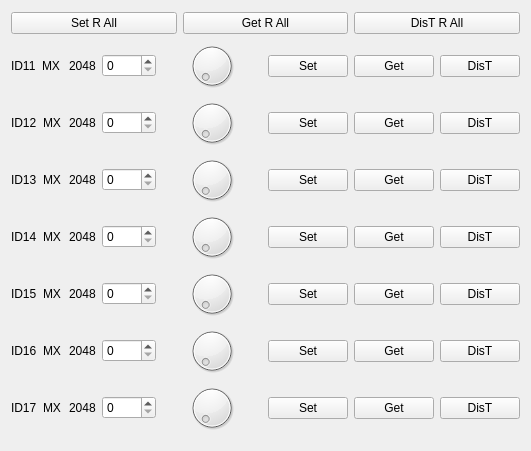
  <widget class="QWidget" name="layoutWidget">
   <property name="geometry">
    <rect>
     <x>550</x>
     <y>300</y>
     <width>531</width>
     <height>451</height>
    </rect>
   </property>
   <layout class="QVBoxLayout" name="verticalLayout_6">
    <item>
     <layout class="QHBoxLayout" name="horizontalLayout_25">
      <item>
       <widget class="QPushButton" name="setRAll_pushButton">
        <property name="text">
         <string>Set R All</string>
        </property>
       </widget>
      </item>
      <item>
       <widget class="QPushButton" name="getRAll_pushButton">
        <property name="text">
         <string>Get R All</string>
        </property>
       </widget>
      </item>
      <item>
       <widget class="QPushButton" name="disTRAll_pushButton">
        <property name="text">
         <string>DisT R All</string>
        </property>
       </widget>
      </item>
     </layout>
    </item>
    <item>
     <layout class="QHBoxLayout" name="horizontalLayout_12">
      <item>
       <widget class="QLabel" name="ID11_label">
        <property name="text">
         <string>ID11</string>
        </property>
       </widget>
      </item>
      <item>
       <widget class="QLabel" name="motorType11_label">
        <property name="text">
         <string>MX</string>
        </property>
       </widget>
      </item>
      <item>
       <widget class="QLabel" name="motor11center_label">
        <property name="text">
         <string>2048</string>
        </property>
       </widget>
      </item>
      <item>
       <widget class="QSpinBox" name="motor11Value_spinBox">
        <property name="maximum">
         <number>4095</number>
        </property>
       </widget>
      </item>
      <item>
       <widget class="QDial" name="motor11value_dial">
        <property name="maximum">
         <number>4095</number>
        </property>
       </widget>
      </item>
      <item>
       <widget class="QPushButton" name="motor11Set_pushButton">
        <property name="text">
         <string>Set</string>
        </property>
       </widget>
      </item>
      <item>
       <widget class="QPushButton" name="motor11Get_pushButton">
        <property name="text">
         <string>Get</string>
        </property>
       </widget>
      </item>
      <item>
       <widget class="QPushButton" name="motor11DisT_pushButton">
        <property name="text">
         <string>DisT</string>
        </property>
       </widget>
      </item>
     </layout>
    </item>
    <item>
     <layout class="QHBoxLayout" name="horizontalLayout_13">
      <item>
       <widget class="QLabel" name="ID12_label">
        <property name="text">
         <string>ID12</string>
        </property>
       </widget>
      </item>
      <item>
       <widget class="QLabel" name="motorType12_label">
        <property name="text">
         <string>MX</string>
        </property>
       </widget>
      </item>
      <item>
       <widget class="QLabel" name="motor12center_label">
        <property name="text">
         <string>2048</string>
        </property>
       </widget>
      </item>
      <item>
       <widget class="QSpinBox" name="motor12Value_spinBox">
        <property name="maximum">
         <number>4095</number>
        </property>
       </widget>
      </item>
      <item>
       <widget class="QDial" name="motor12value_dial">
        <property name="maximum">
         <number>4095</number>
        </property>
       </widget>
      </item>
      <item>
       <widget class="QPushButton" name="motor12Set_pushButton">
        <property name="text">
         <string>Set</string>
        </property>
       </widget>
      </item>
      <item>
       <widget class="QPushButton" name="motor12Get_pushButton">
        <property name="text">
         <string>Get</string>
        </property>
       </widget>
      </item>
      <item>
       <widget class="QPushButton" name="motor12DisT_pushButton">
        <property name="text">
         <string>DisT</string>
        </property>
       </widget>
      </item>
     </layout>
    </item>
    <item>
     <layout class="QHBoxLayout" name="horizontalLayout_14">
      <item>
       <widget class="QLabel" name="ID13_label">
        <property name="text">
         <string>ID13</string>
        </property>
       </widget>
      </item>
      <item>
       <widget class="QLabel" name="motorType13_label">
        <property name="text">
         <string>MX</string>
        </property>
       </widget>
      </item>
      <item>
       <widget class="QLabel" name="motor13center_label">
        <property name="text">
         <string>2048</string>
        </property>
       </widget>
      </item>
      <item>
       <widget class="QSpinBox" name="motor13Value_spinBox">
        <property name="maximum">
         <number>4095</number>
        </property>
       </widget>
      </item>
      <item>
       <widget class="QDial" name="motor13value_dial">
        <property name="maximum">
         <number>4095</number>
        </property>
       </widget>
      </item>
      <item>
       <widget class="QPushButton" name="motor13Set_pushButton">
        <property name="text">
         <string>Set</string>
        </property>
       </widget>
      </item>
      <item>
       <widget class="QPushButton" name="motor13Get_pushButton">
        <property name="text">
         <string>Get</string>
        </property>
       </widget>
      </item>
      <item>
       <widget class="QPushButton" name="motor13DisT_pushButton">
        <property name="text">
         <string>DisT</string>
        </property>
       </widget>
      </item>
     </layout>
    </item>
    <item>
     <layout class="QHBoxLayout" name="horizontalLayout_15">
      <item>
       <widget class="QLabel" name="ID14_label">
        <property name="text">
         <string>ID14</string>
        </property>
       </widget>
      </item>
      <item>
       <widget class="QLabel" name="motorType14_label">
        <property name="text">
         <string>MX</string>
        </property>
       </widget>
      </item>
      <item>
       <widget class="QLabel" name="motor14center_label">
        <property name="text">
         <string>2048</string>
        </property>
       </widget>
      </item>
      <item>
       <widget class="QSpinBox" name="motor14Value_spinBox">
        <property name="maximum">
         <number>4095</number>
        </property>
       </widget>
      </item>
      <item>
       <widget class="QDial" name="motor14value_dial">
        <property name="maximum">
         <number>4095</number>
        </property>
       </widget>
      </item>
      <item>
       <widget class="QPushButton" name="motor14Set_pushButton">
        <property name="text">
         <string>Set</string>
        </property>
       </widget>
      </item>
      <item>
       <widget class="QPushButton" name="motor14Get_pushButton">
        <property name="text">
         <string>Get</string>
        </property>
       </widget>
      </item>
      <item>
       <widget class="QPushButton" name="motor14DisT_pushButton">
        <property name="text">
         <string>DisT</string>
        </property>
       </widget>
      </item>
     </layout>
    </item>
    <item>
     <layout class="QHBoxLayout" name="horizontalLayout_16">
      <item>
       <widget class="QLabel" name="ID15_label">
        <property name="text">
         <string>ID15</string>
        </property>
       </widget>
      </item>
      <item>
       <widget class="QLabel" name="motorType15_label">
        <property name="text">
         <string>MX</string>
        </property>
       </widget>
      </item>
      <item>
       <widget class="QLabel" name="motor15center_label">
        <property name="text">
         <string>2048</string>
        </property>
       </widget>
      </item>
      <item>
       <widget class="QSpinBox" name="motor15Value_spinBox">
        <property name="maximum">
         <number>4095</number>
        </property>
       </widget>
      </item>
      <item>
       <widget class="QDial" name="motor15value_dial">
        <property name="maximum">
         <number>4095</number>
        </property>
       </widget>
      </item>
      <item>
       <widget class="QPushButton" name="motor15Set_pushButton">
        <property name="text">
         <string>Set</string>
        </property>
       </widget>
      </item>
      <item>
       <widget class="QPushButton" name="motor15Get_pushButton">
        <property name="text">
         <string>Get</string>
        </property>
       </widget>
      </item>
      <item>
       <widget class="QPushButton" name="motor15DisT_pushButton">
        <property name="text">
         <string>DisT</string>
        </property>
       </widget>
      </item>
     </layout>
    </item>
    <item>
     <layout class="QHBoxLayout" name="horizontalLayout_17">
      <item>
       <widget class="QLabel" name="ID7_label_">
        <property name="text">
         <string>ID16</string>
        </property>
       </widget>
      </item>
      <item>
       <widget class="QLabel" name="motorType16_label">
        <property name="text">
         <string>MX</string>
        </property>
       </widget>
      </item>
      <item>
       <widget class="QLabel" name="motor16center_label">
        <property name="text">
         <string>2048</string>
        </property>
       </widget>
      </item>
      <item>
       <widget class="QSpinBox" name="motor16Value_spinBox">
        <property name="maximum">
         <number>4095</number>
        </property>
       </widget>
      </item>
      <item>
       <widget class="QDial" name="motor16value_dial">
        <property name="maximum">
         <number>4095</number>
        </property>
       </widget>
      </item>
      <item>
       <widget class="QPushButton" name="motor16Set_pushButton">
        <property name="text">
         <string>Set</string>
        </property>
       </widget>
      </item>
      <item>
       <widget class="QPushButton" name="motor16Get_pushButton">
        <property name="text">
         <string>Get</string>
        </property>
       </widget>
      </item>
      <item>
       <widget class="QPushButton" name="motor16DisT_pushButton">
        <property name="text">
         <string>DisT</string>
        </property>
       </widget>
      </item>
     </layout>
    </item>
    <item>
     <layout class="QHBoxLayout" name="horizontalLayout_11">
      <item>
       <widget class="QLabel" name="ID17_label">
        <property name="text">
         <string>ID17</string>
        </property>
       </widget>
      </item>
      <item>
       <widget class="QLabel" name="motorType17_label">
        <property name="text">
         <string>MX</string>
        </property>
       </widget>
      </item>
      <item>
       <widget class="QLabel" name="motor17center_label">
        <property name="text">
         <string>2048</string>
        </property>
       </widget>
      </item>
      <item>
       <widget class="QSpinBox" name="motor17Value_spinBox">
        <property name="maximum">
         <number>4095</number>
        </property>
       </widget>
      </item>
      <item>
       <widget class="QDial" name="motor17value_dial">
        <property name="maximum">
         <number>4095</number>
        </property>
       </widget>
      </item>
      <item>
       <widget class="QPushButton" name="motor17Set_pushButton">
        <property name="text">
         <string>Set</string>
        </property>
       </widget>
      </item>
      <item>
       <widget class="QPushButton" name="motor17Get_pushButton">
        <property name="text">
         <string>Get</string>
        </property>
       </widget>
      </item>
      <item>
       <widget class="QPushButton" name="motor17DisT_pushButton">
        <property name="text">
         <string>DisT</string>
        </property>
       </widget>
      </item>
     </layout>
    </item>
   </layout>
  </widget>
